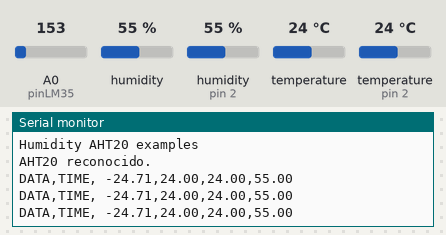
This sketch was run on a simulated Arduino Uno, built with avr-gcc and run on an emulated ATmega328P. Shown: the last lines printed to the serial monitor. The inputs (shaded band) are chosen by the test bench; at power-on: humidity 55 %, temperature (sensor on pin 2) 24 °C, A0 (pinLM35) = 153, temperature 24 °C, humidity (sensor on pin 2) 55 %.

Above: at 1.3 s.
1.4 s: humidity (sensor 0) set to 22 %
At 2.2 s:
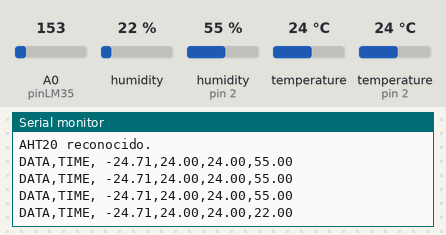
2.9 s: temperature (sensor on pin 2) set to 12 °C
At 2.9 s:
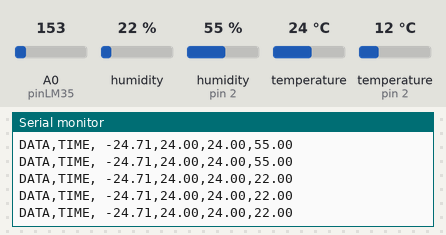
4.4 s: A0 (pinLM35) set to 165
At 4.9 s:
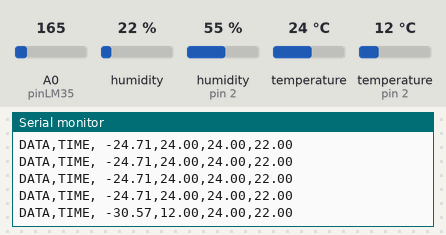
5.9 s: temperature (sensor 0) set to 12 °C
At 6.5 s:
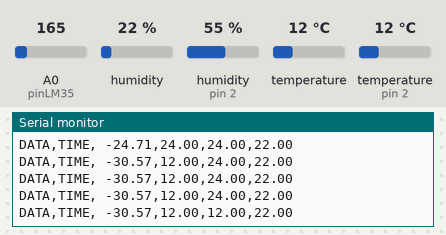
7.4 s: temperature (sensor on pin 2) set to 19 °C
At 8.7 s:
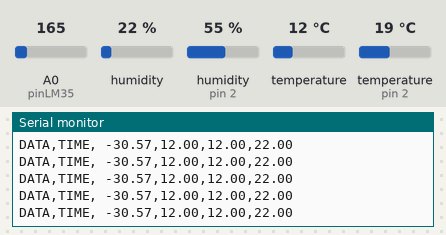
8.9 s: A0 (pinLM35) set to 175
At 8.9 s:
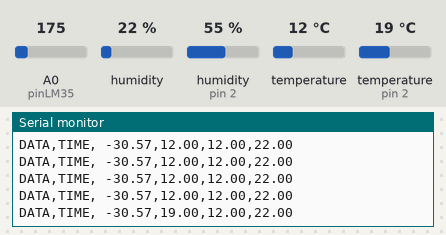
Timing chart, 0 to 11.4 s (numbered marks = the images above; inputs shaded):
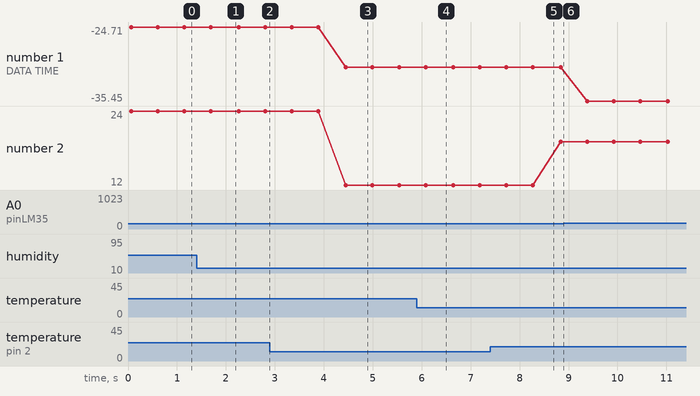

The sketch:

Practica_05.ino
```cpp
/*******************************************************************************
********************************************************************************
Sensor_AHT20
  Características de AHT20
    - Rango de medición de temperatura -40 ~ 85 °C
    - Rango de medición de humedad 0 ~ 100% HR
    - Salida digital, interfaz I2C
    - Excelente estabilidad a largo plazo
    - Respuesta rápida y fuerte capacidad antiinterferente.
  Especificación
    - Voltaje de funcionamiento: CC: 2,0-5,5 V
    - Rango de medición (humedad) 0 ~ 100% HR
    - Rango de temperatura: -40 ~ + 85 ℃
    - Precisión de humedad: ± 2% HR (25 ℃)
    - Precisión de temperatura ± 0,3 ℃
    - Resolución: Temperatura: 0,01 ℃, Humedad: 0,024% HR
********************************************************************************
Sensor_LM35
  Características de AHT20
    - • Calibrado Directamente en Celsius (Centígrados)
      • Factor de escala lineal + 10 mV/°C
      • Adecuado para aplicaciones remotas
      • Bajo costo debido al recorte a nivel de oblea
      • Consumo de corriente inferior a 60 μA
      • Autocalentamiento bajo, 0,08 °C en aire quieto
      • Sólo no linealidad ±¼°C típico
      • Salida de baja impedancia, 0,1 Ω para carga de 1 mA
  Especificación
    - Voltaje de funcionamiento: CC: 4 V a 30 V
    - Rango de temperatura: -55 °C a 150 °C
    - Precisión de temperatura 0,5 °C (a 25 °C)
    - Resolución: Temperatura: 0,01 ℃, Humedad: 0,024% HR
********************************************************************************
*******************************************************************************/
#include <Wire.h>
#include <AHT20.h>
AHT20 aht20;
#include <DHT.h>
#define DHTPIN 2 //PIN DONDE CONECTAR LA SEÑAL DEL SENSOR
#define DHTTYPE DHT11 //Definimos el tipo de DHT a utilizar
DHT dht(DHTPIN, DHTTYPE);//Declaramos nuestra variable DHT
/*******************************************************************************
                  Declaracion de variables globales
*******************************************************************************/
float tempC; // Variable para almacenar el valor obtenido del sensor (0 a 1023)
float tempF;
const int pinLM35 = 0; // Variable del pin de entrada del sensor (A0)
float vout;
/******************************************************************************/
void setup()
{
  pinMode(pinLM35,INPUT);
  Serial.begin(115200);
  Serial.println("LABEL,Tiempo,T_LM35:,T_DHT11:,T_AHT20:,H_AHT20:");
  Serial.println("Humidity AHT20 examples");
  Wire.begin(); //Inicia el I2C bus
  dht.begin();
  //Revisamos si el sensor AHT20 esta conectado
  if (aht20.begin() == false)

  {
    Serial.println("AHT20 No detectado.");
    while (1);
  }
  Serial.println("AHT20 reconocido.");
}

void loop(){
/*******************************************
            Datos sensor DHT11
*******************************************/
  float H = dht.readHumidity();
  float T = dht.readTemperature();
  float EscTemp = dht.readTemperature(true);
/********************************************
            Datos sensor LM35
********************************************/
  /*Con analogRead leemos el sensor,
  recordando que es un valor de 0 a 1023*/
  vout = analogRead(pinLM35);
  // Calculamos la temperatura con la fórmula
  float R_LM35 = (5.0 * vout)/1024.0;
  vout= (((R_LM35 - 0.5)*100)*(-1));
  tempC=vout ;
  tempF=(R_LM35*1.8)+32;
/*If a new measurement is available*************/
  if (aht20.available() == true)
  {
    /*******************************************
              Datos sensor AHT20
    *******************************************/
    float temperature = aht20.getTemperature();
    float humidity = aht20.getHumidity();
    /******************************
              Resultados
    ******************************/
    // Serial.print("Datos AHT20: ");
    // Serial.print("\n");
    // Serial.print("Temperatura: ");
    // Serial.print(temperature, 2);
    // Serial.print(" C\t");
    // Serial.print("Humedad: ");
    // Serial.print(humidity, 2);
    // Serial.print("% RH");
    // Serial.print("\n");
    /******************************/
    // Serial.print("Datos LM35: ");
    // Serial.print("\n");
    // Serial.print("Temperatura: ");
    // Serial.print(tempC);
    // Serial.print(" C\t");
    // Serial.print("Temperatura: ");
    // Serial.print(tempF);
    // Serial.print(" F\t");
    // Serial.print("\n");
    /******************************/
    // Serial.print("Datos DHT11");
    // Serial.print("\n");
    // Serial.print("Temperatura: ");
    // Serial.print(T);
    // Serial.print(" C\t");
    // Serial.print("Farenheit: ");
    // Serial.print(EscTemp);
    // Serial.print("  \t");
    // Serial.print("Humedad: ");
    // Serial.print(H);
    // Serial.print("\n");
    /******************************
          Resultados a Excel
    ******************************/
      Serial.print("DATA,TIME, ");
    /*****Resultados LM35*********/
      Serial.print(tempC);
      Serial.print(",");
    /*****Resultados DHT11********/
      Serial.print(T);
      Serial.print(",");
    /*****Resultados AHT20********/
      Serial.print(temperature);
      Serial.print(",");
      Serial.println(humidity);
    /******************************/
  }
  delay(500);
}
/**************************************************************************************************************************************
**************************************************************************************************************************************/
```

Measured:
- after the input at 1.4 s, the serial monitor: prints a new line after 0.29 s (image 1)
- after the input at 4.4 s, the serial monitor: prints a new line after 0.05 s (image 3)
- after the input at 5.9 s, the serial monitor: prints a new line after 0.18 s (image 4)
- plotted number 1: -24.71 → -30.57 after the input at 4.4 s, -30.57 → -35.45 after the input at 8.9 s
- plotted number 2: 12 → 19 after the input at 7.4 s
